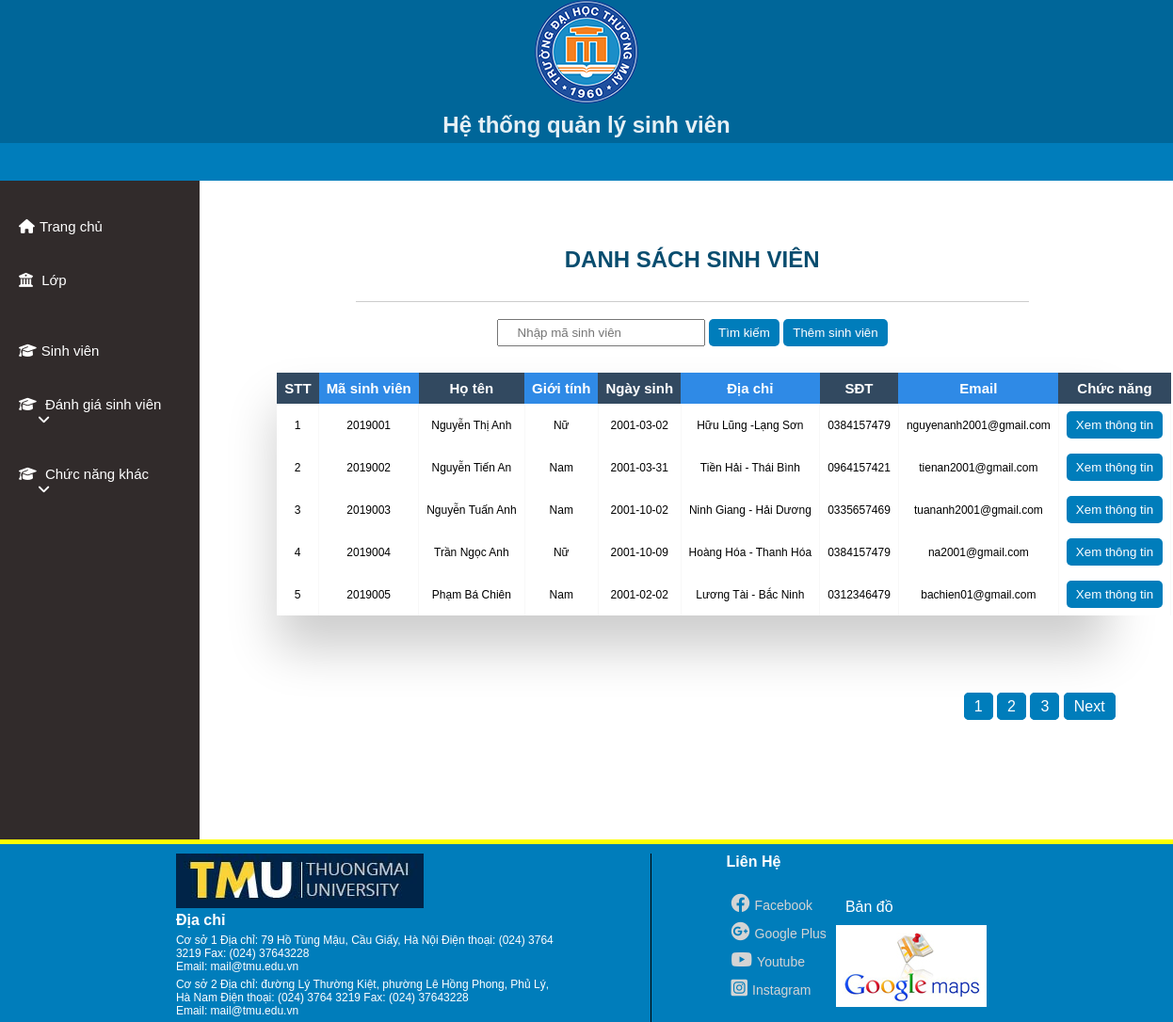
The app's page /quanlysinhvien/showsinhvien.php with its own data.
### tables this page shows
CREATE TABLE `sinhvien` (
  `MaSV` int(11) NOT NULL,
  `TenSV` varchar(225) NOT NULL,
  `MaLop` varchar(11) NOT NULL,
  `MaKhoa` varchar(11) NOT NULL,
  `NgaySinh` date NOT NULL,
  `QueQuan` varchar(225) NOT NULL,
  `GioiTinh` varchar(11) NOT NULL,
  `DanToc` varchar(11) NOT NULL,
  `TonGiao` varchar(11) NOT NULL,
  `SoCMT` varchar(11) NOT NULL,
  `NoiCapCMT` varchar(225) NOT NULL,
  `SDT` varchar(10) NOT NULL,
  `Email` text NOT NULL,
  `DoiTuongMG` int(11) NOT NULL
);

### quanlysinhvien/showsinhvien.php (the view, shortened to what this page needs)
<?php
    $conn = mysqli_connect("localhost", "root", "08122001tT", "qlsv") or die("Connection failed !");
    mysqli_set_charset($conn, 'utf8');
    $result = mysqli_query($conn, 'select count(MaSV) as total from sinhvien');
    $row = mysqli_fetch_assoc($result);
    $total_records = $row['total'];
    $current_page = isset($_GET['page']) ? $_GET['page'] : 1;
    $limit = 5;
    $total_page = ceil($total_records / $limit);
    $start = ($current_page - 1) * $limit;
    $result = mysqli_query($conn, "SELECT * FROM sinhvien ORDER BY MaSV LIMIT $start, $limit");
?>
<!DOCTYPE html>
<html lang="en">
<head>
    <link rel="stylesheet"
          href="../styleAdmin.css">
    <link rel="stylesheet"
          href="https://cdnjs.cloudflare.com/ajax/libs/font-awesome/6.1.1/css/all.min.css">
</head>
<body>
    <?php include("../header.php"); ?>
    <?php include("../nav.php"); ?>
    <section>
        <div class="section-contain">
            <?php include("../menu.php"); ?>
            <div id="showFunction">
                <div class="head_title">
                    <h1>DANH SÁCH SINH VIÊN</h1>
                </div>
                <br>
                <form action="timkiemsv.php"
                      method="POST">
                    <input type="text"
                           name="masv"
                           placeholder="Nhập mã sinh viên "
                           class="input-css" required>
                    <button type="submit"
                            name="submit"
                            class="btn-submit-css">Tìm kiếm</button>
                    <input onclick="window.location = 'themsinhvien.php'"
                           type="button"
                           value="Thêm sinh viên"
                           class="btn-submit-css" /> <br> <br>
                </form>
                <div class="table-wrapper">
                    <table class="fl-table tt">
                        <thead>
                            <tr>
                                <th>STT</th>
                                <th>Mã sinh viên</th>
                                <th>Họ tên</th>
                                <th>Giới tính</th>
                                <th>Ngày sinh</th>
                                <th>Địa chỉ</th>
                                <th>SĐT</th>
                                <th>Email</th>
                                <th>Chức năng</th>
                            </tr>
                        </thead>
                        <?php
            $i = ($current_page - 1) * $limit;
            foreach ($result as $item){ ?>
                        <tbody>
                            <tr>
                                <td><?php $i++; echo $i; ?></td>
                                <td><?php echo $item['MaSV']; ?></td>
                                <td><?php echo $item['TenSV']; ?></td>
                                <td><?php echo $item['GioiTinh']; ?></td>
                                <td><?php echo $item['NgaySinh']; ?></td>
                                <td><?php echo $item['QueQuan']; ?></td>
                                <td><?php echo $item['SDT']; ?></td>
                                <td><?php echo $item['Email']; ?></td>
                                <td>
                                    <form method="post"
                                          action="">
                                        <input onclick="window.location = '../quanlysinhvien/thongtinsv.php?id=<?php echo $item['MaSV'] ?>'"
                                               type="button"
                                               value="Xem thông tin"
                                               class="btn-submit-css">
                                    </form>
                                </td>
                            </tr>
                        </tbody>
                        <?php } ?>
                    </table>
                </div>
                <br>
                <form action=""
                      method="get"
                      style="text-align: right;">
                    <div class="pagination">
                        <?php
            for ($a = 1; $a <= $total_page; $a++){
                if ($i == $current_page){
                    echo '<span>'.$a.'</span> | ';
                }
                else{
                    echo '<a href="showsinhvien.php?page='.$a.'" class="page-css">'.$a.'</a>  ';
                }
            }
            if ($current_page < $total_page && $total_page > 1){
                echo '<a href="showsinhvien.php?page='.($current_page+1).'" class="page-css">Next</a> ';
            }
        ?>
                    </div>
                </form>
            </div>
        </div>
    </section>
    <?php include("../footer.php"); ?>
</body>
</html>

### styleAdmin.css (style rules this page uses)
* { padding: 0; margin: 0; box-sizing: border-box; font-family: sans-serif; }
a { text-decoration: none; }
section { text-align: center; }
#showFunction { margin: 40px 0 0 5px; height:100%; float: right; width: 82%; border-radius: 5px; }
.table-wrapper { margin: 10px 70px 70px; box-shadow: 0px 35px 50px rgba( 0, 0, 0, 0.2 ); }
.fl-table { border-radius: 5px; font-size: 15px; font-weight: normal; border: none; width: 97%; border-collapse: collapse; white-space: nowrap; background-color: white; margin-right: 10px; }
.fl-table td, .fl-table th { text-align: center; padding: 8px; }
.fl-table td { border-right: 1px solid #f8f8f8; font-size: 12px; }
.fl-table thead th { color: #ffffff; background: #2f8ae6; }
.fl-table thead th:nth-child(odd) { color: #ffffff; background: #324960; }
h1 { margin: 30px; color:#094d6f; }
.head_title { margin: 0 auto; width : 70%; align-items: center; text-align: center; border-bottom: 1px solid #ccc; }
.input-css { padding: 5px 20px; outline: none; }
.btn-submit-css { padding: 7px 10px; border: none; background-color: #007dbb; color: white; border-radius: 5px; cursor: pointer; }
.page-css { text-decoration: none; color: white; padding: 5px 10px; border-radius: 5px; border: 1px solid #007dbb; background-color: #007dbb; }
.pagination { width: 94%; }

### records on screen
sinhvien: MaSV "2019001", TenSV "Nguyễn Thị Anh", GioiTinh "Nữ", NgaySinh "2001-03-02", QueQuan "Hữu Lũng -Lạng Sơn", SDT "0384157479", Email "nguyenanh2001@gmail.com"
sinhvien: MaSV "2019002", TenSV "Nguyễn Tiến An", GioiTinh "Nam", NgaySinh "2001-03-31", QueQuan "Tiền Hải - Thái Bình", SDT "0964157421", Email "tienan2001@gmail.com"
sinhvien: MaSV "2019003", TenSV "Nguyễn Tuấn Anh", GioiTinh "Nam", NgaySinh "2001-10-02", QueQuan "Ninh Giang - Hải Dương", SDT "0335657469", Email "tuananh2001@gmail.com"
sinhvien: MaSV "2019004", TenSV "Trần Ngọc Anh", GioiTinh "Nữ", NgaySinh "2001-10-09", QueQuan "Hoàng Hóa - Thanh Hóa", SDT "0384157479", Email "na2001@gmail.com"
sinhvien: MaSV "2019005", TenSV "Phạm Bá Chiên", GioiTinh "Nam", NgaySinh "2001-02-02", QueQuan "Lương Tài - Bắc Ninh", SDT "0312346479", Email "bachien01@gmail.com"
